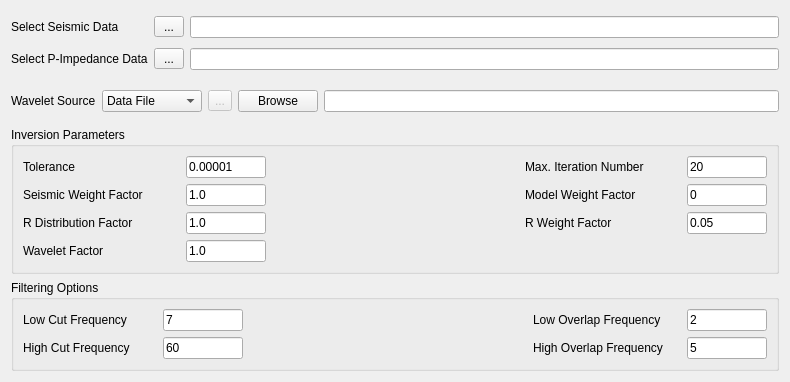
<?xml version="1.0" encoding="UTF-8"?>
<ui version="4.0">
 <class>PageCSSInversionOne</class>
 <widget class="QWidget" name="PageCSSInversionOne">
  <property name="geometry">
   <rect>
    <x>0</x>
    <y>0</y>
    <width>790</width>
    <height>378</height>
   </rect>
  </property>
  <property name="windowTitle">
   <string>Form</string>
  </property>
  <layout class="QGridLayout" name="gridLayout_4">
   <item row="0" column="0">
    <layout class="QGridLayout" name="gridLayout_2">
     <property name="topMargin">
      <number>5</number>
     </property>
     <property name="rightMargin">
      <number>0</number>
     </property>
     <property name="bottomMargin">
      <number>9</number>
     </property>
     <property name="verticalSpacing">
      <number>10</number>
     </property>
     <item row="0" column="0">
      <widget class="QLabel" name="label">
       <property name="text">
        <string>Select Seismic Data</string>
       </property>
      </widget>
     </item>
     <item row="0" column="1">
      <widget class="QToolButton" name="m_pBtnSelectDV">
       <property name="minimumSize">
        <size>
         <width>30</width>
         <height>0</height>
        </size>
       </property>
       <property name="maximumSize">
        <size>
         <width>16777215</width>
         <height>16777215</height>
        </size>
       </property>
       <property name="text">
        <string>...</string>
       </property>
       <property name="icon">
        <iconset resource="../xconsole/x.qrc">
         <normaloff>:/Icon/18804.png</normaloff>:/Icon/18804.png</iconset>
       </property>
      </widget>
     </item>
     <item row="0" column="2">
      <widget class="QLineEdit" name="m_pLineEdtDV">
       <property name="readOnly">
        <bool>true</bool>
       </property>
      </widget>
     </item>
     <item row="1" column="0">
      <widget class="QLabel" name="label_2">
       <property name="text">
        <string>Select P-Impedance Data</string>
       </property>
      </widget>
     </item>
     <item row="1" column="1">
      <widget class="QToolButton" name="m_pBtnSelectZp">
       <property name="minimumSize">
        <size>
         <width>30</width>
         <height>0</height>
        </size>
       </property>
       <property name="maximumSize">
        <size>
         <width>16777215</width>
         <height>16777215</height>
        </size>
       </property>
       <property name="text">
        <string>...</string>
       </property>
       <property name="icon">
        <iconset resource="../xconsole/x.qrc">
         <normaloff>:/Icon/18804.png</normaloff>:/Icon/18804.png</iconset>
       </property>
      </widget>
     </item>
     <item row="1" column="2">
      <widget class="QLineEdit" name="m_pLineEdtZp">
       <property name="readOnly">
        <bool>true</bool>
       </property>
      </widget>
     </item>
    </layout>
   </item>
   <item row="1" column="0">
    <layout class="QHBoxLayout" name="horizontalLayout">
     <property name="topMargin">
      <number>5</number>
     </property>
     <property name="rightMargin">
      <number>0</number>
     </property>
     <property name="bottomMargin">
      <number>9</number>
     </property>
     <item>
      <widget class="QLabel" name="label_5">
       <property name="text">
        <string>Wavelet Source</string>
       </property>
      </widget>
     </item>
     <item>
      <widget class="QComboBox" name="m_pCombDataSource">
       <item>
        <property name="text">
         <string>Data File</string>
        </property>
       </item>
       <item>
        <property name="text">
         <string>From Project</string>
        </property>
       </item>
      </widget>
     </item>
     <item>
      <widget class="QToolButton" name="m_pBtnSelectWavelet">
       <property name="enabled">
        <bool>false</bool>
       </property>
       <property name="maximumSize">
        <size>
         <width>30</width>
         <height>16777215</height>
        </size>
       </property>
       <property name="text">
        <string>...</string>
       </property>
       <property name="icon">
        <iconset resource="../xconsole/x.qrc">
         <normaloff>:/Icon/18804.png</normaloff>:/Icon/18804.png</iconset>
       </property>
      </widget>
     </item>
     <item>
      <widget class="QPushButton" name="m_pBtnBrowse">
       <property name="text">
        <string>Browse</string>
       </property>
      </widget>
     </item>
     <item>
      <widget class="QLineEdit" name="m_pLineEdtWavelet">
       <property name="readOnly">
        <bool>true</bool>
       </property>
      </widget>
     </item>
    </layout>
   </item>
   <item row="2" column="0">
    <widget class="QGroupBox" name="groupBox">
     <property name="title">
      <string>Inversion Parameters</string>
     </property>
     <layout class="QGridLayout" name="gridLayout">
      <item row="0" column="0">
       <widget class="QLabel" name="label_8">
        <property name="minimumSize">
         <size>
          <width>90</width>
          <height>0</height>
         </size>
        </property>
        <property name="text">
         <string>Tolerance</string>
        </property>
       </widget>
      </item>
      <item row="0" column="1">
       <widget class="QLineEdit" name="m_pLineEdtTol">
        <property name="maximumSize">
         <size>
          <width>80</width>
          <height>16777215</height>
         </size>
        </property>
        <property name="text">
         <string>0.00001</string>
        </property>
       </widget>
      </item>
      <item row="0" column="2">
       <spacer name="horizontalSpacer_2">
        <property name="orientation">
         <enum>Qt::Horizontal</enum>
        </property>
        <property name="sizeHint" stdset="0">
         <size>
          <width>232</width>
          <height>20</height>
         </size>
        </property>
       </spacer>
      </item>
      <item row="0" column="3">
       <widget class="QLabel" name="label_6">
        <property name="minimumSize">
         <size>
          <width>130</width>
          <height>0</height>
         </size>
        </property>
        <property name="text">
         <string>Max. Iteration Number           </string>
        </property>
       </widget>
      </item>
      <item row="0" column="4">
       <widget class="QLineEdit" name="m_pLineEdtMaxLoopNum">
        <property name="maximumSize">
         <size>
          <width>80</width>
          <height>16777215</height>
         </size>
        </property>
        <property name="text">
         <string>20</string>
        </property>
       </widget>
      </item>
      <item row="1" column="0">
       <widget class="QLabel" name="label_10">
        <property name="minimumSize">
         <size>
          <width>130</width>
          <height>0</height>
         </size>
        </property>
        <property name="toolTip">
         <string>Seismic factor</string>
        </property>
        <property name="text">
         <string>Seismic Weight Factor           </string>
        </property>
       </widget>
      </item>
      <item row="1" column="1">
       <widget class="QLineEdit" name="m_pLineEdtBeta">
        <property name="minimumSize">
         <size>
          <width>80</width>
          <height>0</height>
         </size>
        </property>
        <property name="maximumSize">
         <size>
          <width>80</width>
          <height>16777215</height>
         </size>
        </property>
        <property name="text">
         <string>1.0</string>
        </property>
       </widget>
      </item>
      <item row="1" column="2">
       <spacer name="horizontalSpacer_3">
        <property name="orientation">
         <enum>Qt::Horizontal</enum>
        </property>
        <property name="sizeHint" stdset="0">
         <size>
          <width>177</width>
          <height>17</height>
         </size>
        </property>
       </spacer>
      </item>
      <item row="1" column="3">
       <widget class="QLabel" name="label_4">
        <property name="minimumSize">
         <size>
          <width>90</width>
          <height>0</height>
         </size>
        </property>
        <property name="toolTip">
         <string/>
        </property>
        <property name="text">
         <string>Model Weight Factor</string>
        </property>
       </widget>
      </item>
      <item row="2" column="0">
       <widget class="QLabel" name="label_7">
        <property name="minimumSize">
         <size>
          <width>130</width>
          <height>0</height>
         </size>
        </property>
        <property name="toolTip">
         <string/>
        </property>
        <property name="text">
         <string>R Distribution Factor   </string>
        </property>
       </widget>
      </item>
      <item row="2" column="1">
       <widget class="QLineEdit" name="m_pLineEdtSigma">
        <property name="maximumSize">
         <size>
          <width>80</width>
          <height>16777215</height>
         </size>
        </property>
        <property name="text">
         <string>1.0</string>
        </property>
       </widget>
      </item>
      <item row="2" column="2">
       <spacer name="horizontalSpacer">
        <property name="orientation">
         <enum>Qt::Horizontal</enum>
        </property>
        <property name="sizeHint" stdset="0">
         <size>
          <width>232</width>
          <height>20</height>
         </size>
        </property>
       </spacer>
      </item>
      <item row="2" column="3">
       <widget class="QLabel" name="label_9">
        <property name="minimumSize">
         <size>
          <width>90</width>
          <height>0</height>
         </size>
        </property>
        <property name="toolTip">
         <string/>
        </property>
        <property name="text">
         <string>R Weight Factor</string>
        </property>
       </widget>
      </item>
      <item row="2" column="4">
       <widget class="QLineEdit" name="m_pLineEdtMu">
        <property name="minimumSize">
         <size>
          <width>80</width>
          <height>0</height>
         </size>
        </property>
        <property name="maximumSize">
         <size>
          <width>80</width>
          <height>16777215</height>
         </size>
        </property>
        <property name="text">
         <string>0.05</string>
        </property>
       </widget>
      </item>
      <item row="3" column="0">
       <widget class="QLabel" name="label_11">
        <property name="minimumSize">
         <size>
          <width>90</width>
          <height>0</height>
         </size>
        </property>
        <property name="text">
         <string>Wavelet Factor</string>
        </property>
       </widget>
      </item>
      <item row="3" column="1">
       <widget class="QLineEdit" name="m_pLineEdtWaveletFactor">
        <property name="minimumSize">
         <size>
          <width>80</width>
          <height>0</height>
         </size>
        </property>
        <property name="maximumSize">
         <size>
          <width>80</width>
          <height>16777215</height>
         </size>
        </property>
        <property name="text">
         <string>1.0</string>
        </property>
       </widget>
      </item>
      <item row="3" column="2" colspan="2">
       <spacer name="horizontalSpacer_4">
        <property name="orientation">
         <enum>Qt::Horizontal</enum>
        </property>
        <property name="sizeHint" stdset="0">
         <size>
          <width>395</width>
          <height>20</height>
         </size>
        </property>
       </spacer>
      </item>
      <item row="1" column="4">
       <widget class="QLineEdit" name="m_pLineEdtAlpha">
        <property name="minimumSize">
         <size>
          <width>80</width>
          <height>0</height>
         </size>
        </property>
        <property name="maximumSize">
         <size>
          <width>80</width>
          <height>16777215</height>
         </size>
        </property>
        <property name="text">
         <string>0</string>
        </property>
       </widget>
      </item>
     </layout>
    </widget>
   </item>
   <item row="3" column="0">
    <widget class="QGroupBox" name="m_pGroupBoxFiltering">
     <property name="title">
      <string>Filtering Options</string>
     </property>
     <property name="checkable">
      <bool>false</bool>
     </property>
     <layout class="QGridLayout" name="gridLayout_3">
      <item row="1" column="3">
       <widget class="QLabel" name="label_16">
        <property name="minimumSize">
         <size>
          <width>140</width>
          <height>0</height>
         </size>
        </property>
        <property name="text">
         <string>High Overlap Frequency</string>
        </property>
       </widget>
      </item>
      <item row="1" column="2">
       <spacer name="horizontalSpacer_6">
        <property name="orientation">
         <enum>Qt::Horizontal</enum>
        </property>
        <property name="sizeHint" stdset="0">
         <size>
          <width>247</width>
          <height>20</height>
         </size>
        </property>
       </spacer>
      </item>
      <item row="1" column="0">
       <widget class="QLabel" name="label_15">
        <property name="minimumSize">
         <size>
          <width>120</width>
          <height>0</height>
         </size>
        </property>
        <property name="text">
         <string>High Cut Frequency</string>
        </property>
       </widget>
      </item>
      <item row="0" column="0">
       <widget class="QLabel" name="label_13">
        <property name="minimumSize">
         <size>
          <width>120</width>
          <height>0</height>
         </size>
        </property>
        <property name="text">
         <string>Low Cut Frequency         </string>
        </property>
       </widget>
      </item>
      <item row="0" column="3">
       <widget class="QLabel" name="label_14">
        <property name="minimumSize">
         <size>
          <width>140</width>
          <height>0</height>
         </size>
        </property>
        <property name="text">
         <string>Low Overlap Frequency      </string>
        </property>
       </widget>
      </item>
      <item row="0" column="2">
       <spacer name="horizontalSpacer_5">
        <property name="orientation">
         <enum>Qt::Horizontal</enum>
        </property>
        <property name="sizeHint" stdset="0">
         <size>
          <width>247</width>
          <height>20</height>
         </size>
        </property>
       </spacer>
      </item>
      <item row="1" column="1">
       <widget class="QLineEdit" name="m_pLineEdtHighCut">
        <property name="maximumSize">
         <size>
          <width>80</width>
          <height>16777215</height>
         </size>
        </property>
        <property name="text">
         <string>60</string>
        </property>
       </widget>
      </item>
      <item row="0" column="4">
       <widget class="QLineEdit" name="m_pLineEdtLowOverlap">
        <property name="maximumSize">
         <size>
          <width>80</width>
          <height>16777215</height>
         </size>
        </property>
        <property name="text">
         <string>2</string>
        </property>
       </widget>
      </item>
      <item row="0" column="1">
       <widget class="QLineEdit" name="m_pLineEdtLowCut">
        <property name="maximumSize">
         <size>
          <width>80</width>
          <height>16777215</height>
         </size>
        </property>
        <property name="text">
         <string>7</string>
        </property>
       </widget>
      </item>
      <item row="1" column="4">
       <widget class="QLineEdit" name="m_pLineEdtHighOverlap">
        <property name="maximumSize">
         <size>
          <width>80</width>
          <height>16777215</height>
         </size>
        </property>
        <property name="text">
         <string>5</string>
        </property>
       </widget>
      </item>
     </layout>
    </widget>
   </item>
   <item row="4" column="0">
    <spacer name="verticalSpacer">
     <property name="orientation">
      <enum>Qt::Vertical</enum>
     </property>
     <property name="sizeHint" stdset="0">
      <size>
       <width>20</width>
       <height>29</height>
      </size>
     </property>
    </spacer>
   </item>
  </layout>
 </widget>
 <resources>
  <include location="../xconsole/x.qrc"/>
 </resources>
 <connections/>
</ui>
